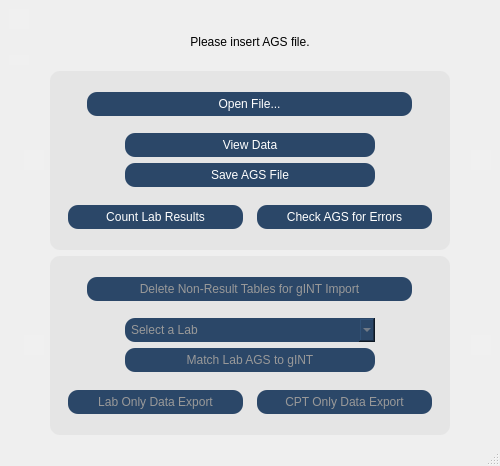
<?xml version="1.0" encoding="UTF-8"?>
<ui version="4.0">
 <class>MainWindow</class>
 <widget class="QMainWindow" name="MainWindow">
  <property name="geometry">
   <rect>
    <x>0</x>
    <y>0</y>
    <width>500</width>
    <height>466</height>
   </rect>
  </property>
  <property name="sizePolicy">
   <sizepolicy hsizetype="MinimumExpanding" vsizetype="MinimumExpanding">
    <horstretch>0</horstretch>
    <verstretch>0</verstretch>
   </sizepolicy>
  </property>
  <property name="minimumSize">
   <size>
    <width>500</width>
    <height>466</height>
   </size>
  </property>
  <property name="windowTitle">
   <string>AGS GUI v3.08</string>
  </property>
  <widget class="QWidget" name="centralwidget">
   <property name="minimumSize">
    <size>
     <width>500</width>
     <height>425</height>
    </size>
   </property>
   <layout class="QVBoxLayout" name="verticalLayout_4">
    <item>
     <layout class="QVBoxLayout" name="verticalLayout_3">
      <item>
       <layout class="QVBoxLayout" name="verticalLayout_5">
        <item>
         <widget class="QGraphicsView" name="top_spacer">
          <property name="maximumSize">
           <size>
            <width>20</width>
            <height>20</height>
           </size>
          </property>
          <property name="styleSheet">
           <string notr="true">QGraphicsView {
    background: #f0f0f0;
	border: 0;
}</string>
          </property>
         </widget>
        </item>
       </layout>
      </item>
      <item>
       <widget class="QLabel" name="label">
        <property name="font">
         <font>
          <family>Tahoma</family>
          <pointsize>9</pointsize>
         </font>
        </property>
        <property name="text">
         <string>Please insert AGS file.</string>
        </property>
        <property name="alignment">
         <set>Qt::AlignCenter</set>
        </property>
       </widget>
      </item>
      <item>
       <layout class="QVBoxLayout" name="verticalLayout_6">
        <item>
         <widget class="QGraphicsView" name="top_spacer_2">
          <property name="maximumSize">
           <size>
            <width>20</width>
            <height>10</height>
           </size>
          </property>
          <property name="styleSheet">
           <string notr="true">QGraphicsView {
    background: #f0f0f0;
	border: 0;
}</string>
          </property>
         </widget>
        </item>
       </layout>
      </item>
      <item>
       <layout class="QHBoxLayout" name="top_box">
        <item>
         <spacer name="horizontalSpacer_15">
          <property name="orientation">
           <enum>Qt::Horizontal</enum>
          </property>
          <property name="sizeHint" stdset="0">
           <size>
            <width>40</width>
            <height>20</height>
           </size>
          </property>
         </spacer>
        </item>
        <item>
         <layout class="QHBoxLayout" name="top_left_spacer_layout">
          <item>
           <widget class="QGraphicsView" name="top_left_spacer">
            <property name="maximumSize">
             <size>
              <width>20</width>
              <height>20</height>
             </size>
            </property>
            <property name="styleSheet">
             <string notr="true">QGraphicsView {
    background: #f0f0f0;
	border: 0;
}</string>
            </property>
           </widget>
          </item>
         </layout>
        </item>
        <item>
         <widget class="QFrame" name="top_frame">
          <property name="sizePolicy">
           <sizepolicy hsizetype="MinimumExpanding" vsizetype="MinimumExpanding">
            <horstretch>1</horstretch>
            <verstretch>1</verstretch>
           </sizepolicy>
          </property>
          <property name="minimumSize">
           <size>
            <width>400</width>
            <height>150</height>
           </size>
          </property>
          <property name="maximumSize">
           <size>
            <width>16777214</width>
            <height>16777215</height>
           </size>
          </property>
          <property name="styleSheet">
           <string notr="true">QFrame {
	background: #e5e5e5;
	border-radius: 10px;
}</string>
          </property>
          <property name="frameShape">
           <enum>QFrame::StyledPanel</enum>
          </property>
          <property name="frameShadow">
           <enum>QFrame::Raised</enum>
          </property>
          <layout class="QHBoxLayout" name="horizontalLayout_9">
           <item>
            <layout class="QVBoxLayout" name="verticalLayout">
             <item>
              <spacer name="verticalSpacer_15">
               <property name="orientation">
                <enum>Qt::Vertical</enum>
               </property>
               <property name="sizeHint" stdset="0">
                <size>
                 <width>20</width>
                 <height>40</height>
                </size>
               </property>
              </spacer>
             </item>
             <item>
              <layout class="QHBoxLayout" name="horizontalLayout_4">
               <item>
                <spacer name="horizontalSpacer_19">
                 <property name="orientation">
                  <enum>Qt::Horizontal</enum>
                 </property>
                 <property name="sizeHint" stdset="0">
                  <size>
                   <width>40</width>
                   <height>20</height>
                  </size>
                 </property>
                </spacer>
               </item>
               <item>
                <widget class="QPushButton" name="button_open">
                 <property name="sizePolicy">
                  <sizepolicy hsizetype="MinimumExpanding" vsizetype="Fixed">
                   <horstretch>0</horstretch>
                   <verstretch>0</verstretch>
                  </sizepolicy>
                 </property>
                 <property name="minimumSize">
                  <size>
                   <width>325</width>
                   <height>0</height>
                  </size>
                 </property>
                 <property name="maximumSize">
                  <size>
                   <width>16777215</width>
                   <height>16777215</height>
                  </size>
                 </property>
                 <property name="font">
                  <font>
                   <family>Tahoma</family>
                   <pointsize>9</pointsize>
                   <weight>50</weight>
                   <italic>false</italic>
                   <bold>false</bold>
                  </font>
                 </property>
                 <property name="styleSheet">
                  <string notr="true">QPushButton {
    border-radius: 10px;
	font: 9pt &quot;Tahoma&quot;;
    background: #2b4768;
    color: white;
	padding:5px;
}

QPushButton:selected { 
    color: black;
}

QPushButton:hover {
    background: #6bb7dd;
}

QPushButton:disabled { 
    color: #999999;
}</string>
                 </property>
                 <property name="text">
                  <string>Open File...</string>
                 </property>
                </widget>
               </item>
               <item>
                <spacer name="horizontalSpacer_20">
                 <property name="orientation">
                  <enum>Qt::Horizontal</enum>
                 </property>
                 <property name="sizeHint" stdset="0">
                  <size>
                   <width>40</width>
                   <height>20</height>
                  </size>
                 </property>
                </spacer>
               </item>
              </layout>
             </item>
             <item>
              <spacer name="verticalSpacer_4">
               <property name="orientation">
                <enum>Qt::Vertical</enum>
               </property>
               <property name="sizeHint" stdset="0">
                <size>
                 <width>20</width>
                 <height>40</height>
                </size>
               </property>
              </spacer>
             </item>
             <item>
              <layout class="QHBoxLayout" name="horizontalLayout_2">
               <item>
                <spacer name="horizontalSpacer">
                 <property name="orientation">
                  <enum>Qt::Horizontal</enum>
                 </property>
                 <property name="sizeHint" stdset="0">
                  <size>
                   <width>40</width>
                   <height>20</height>
                  </size>
                 </property>
                </spacer>
               </item>
               <item>
                <widget class="QPushButton" name="pandas_gui">
                 <property name="sizePolicy">
                  <sizepolicy hsizetype="MinimumExpanding" vsizetype="Fixed">
                   <horstretch>0</horstretch>
                   <verstretch>0</verstretch>
                  </sizepolicy>
                 </property>
                 <property name="minimumSize">
                  <size>
                   <width>250</width>
                   <height>24</height>
                  </size>
                 </property>
                 <property name="maximumSize">
                  <size>
                   <width>16777215</width>
                   <height>16777215</height>
                  </size>
                 </property>
                 <property name="font">
                  <font>
                   <family>Tahoma</family>
                   <pointsize>9</pointsize>
                   <weight>50</weight>
                   <italic>false</italic>
                   <bold>false</bold>
                  </font>
                 </property>
                 <property name="styleSheet">
                  <string notr="true">QPushButton {
    border-radius: 10px;
	font: 9pt &quot;Tahoma&quot;;
    background: #2b4768;
    color: white;
	padding:5px;
}

QPushButton:selected { /* italicize selected tabs */
    color: black;
}

QPushButton:hover { /* italicize selected tabs */
    background: #6bb7dd;
}

QPushButton:disabled { 
    color: #999999;
}</string>
                 </property>
                 <property name="text">
                  <string>View Data</string>
                 </property>
                </widget>
               </item>
               <item>
                <spacer name="horizontalSpacer_2">
                 <property name="orientation">
                  <enum>Qt::Horizontal</enum>
                 </property>
                 <property name="sizeHint" stdset="0">
                  <size>
                   <width>40</width>
                   <height>20</height>
                  </size>
                 </property>
                </spacer>
               </item>
              </layout>
             </item>
             <item>
              <layout class="QHBoxLayout" name="horizontalLayout_3">
               <item>
                <spacer name="horizontalSpacer_3">
                 <property name="orientation">
                  <enum>Qt::Horizontal</enum>
                 </property>
                 <property name="sizeHint" stdset="0">
                  <size>
                   <width>40</width>
                   <height>20</height>
                  </size>
                 </property>
                </spacer>
               </item>
               <item>
                <widget class="QPushButton" name="button_save_ags">
                 <property name="sizePolicy">
                  <sizepolicy hsizetype="MinimumExpanding" vsizetype="Fixed">
                   <horstretch>0</horstretch>
                   <verstretch>0</verstretch>
                  </sizepolicy>
                 </property>
                 <property name="minimumSize">
                  <size>
                   <width>250</width>
                   <height>0</height>
                  </size>
                 </property>
                 <property name="maximumSize">
                  <size>
                   <width>16777215</width>
                   <height>16777215</height>
                  </size>
                 </property>
                 <property name="font">
                  <font>
                   <family>Tahoma</family>
                   <pointsize>9</pointsize>
                   <weight>50</weight>
                   <italic>false</italic>
                   <bold>false</bold>
                  </font>
                 </property>
                 <property name="styleSheet">
                  <string notr="true">QPushButton {
    border-radius: 10px;
	font: 9pt &quot;Tahoma&quot;;
    background: #2b4768;
    color: white;
	padding:5px;
}

QPushButton:selected { 
    color: black;
}

QPushButton:hover { 
    background: #6bb7dd;
}

QPushButton:disabled { 
    color: #999999;
}</string>
                 </property>
                 <property name="text">
                  <string>Save AGS File</string>
                 </property>
                </widget>
               </item>
               <item>
                <spacer name="horizontalSpacer_4">
                 <property name="orientation">
                  <enum>Qt::Horizontal</enum>
                 </property>
                 <property name="sizeHint" stdset="0">
                  <size>
                   <width>40</width>
                   <height>20</height>
                  </size>
                 </property>
                </spacer>
               </item>
              </layout>
             </item>
             <item>
              <spacer name="verticalSpacer_6">
               <property name="orientation">
                <enum>Qt::Vertical</enum>
               </property>
               <property name="sizeHint" stdset="0">
                <size>
                 <width>20</width>
                 <height>40</height>
                </size>
               </property>
              </spacer>
             </item>
             <item>
              <layout class="QHBoxLayout" name="horizontalLayout_12">
               <item>
                <spacer name="horizontalSpacer_5">
                 <property name="orientation">
                  <enum>Qt::Horizontal</enum>
                 </property>
                 <property name="sizeHint" stdset="0">
                  <size>
                   <width>40</width>
                   <height>20</height>
                  </size>
                 </property>
                </spacer>
               </item>
               <item>
                <widget class="QPushButton" name="button_count_results">
                 <property name="sizePolicy">
                  <sizepolicy hsizetype="MinimumExpanding" vsizetype="Fixed">
                   <horstretch>0</horstretch>
                   <verstretch>0</verstretch>
                  </sizepolicy>
                 </property>
                 <property name="minimumSize">
                  <size>
                   <width>175</width>
                   <height>0</height>
                  </size>
                 </property>
                 <property name="maximumSize">
                  <size>
                   <width>16777215</width>
                   <height>16777215</height>
                  </size>
                 </property>
                 <property name="font">
                  <font>
                   <family>Tahoma</family>
                   <pointsize>9</pointsize>
                   <weight>50</weight>
                   <italic>false</italic>
                   <bold>false</bold>
                  </font>
                 </property>
                 <property name="styleSheet">
                  <string notr="true">QPushButton {
    border-radius: 10px;
	font: 9pt &quot;Tahoma&quot;;
    background: #2b4768;
    color: white;
	padding:5px;
}

QPushButton:selected { 
    color: black;
}

QPushButton:hover { 
    background: #6bb7dd;
}

QPushButton:disabled { 
    color: #999999;
}</string>
                 </property>
                 <property name="text">
                  <string>Count Lab Results</string>
                 </property>
                </widget>
               </item>
               <item>
                <spacer name="horizontalSpacer_6">
                 <property name="orientation">
                  <enum>Qt::Horizontal</enum>
                 </property>
                 <property name="sizeHint" stdset="0">
                  <size>
                   <width>40</width>
                   <height>20</height>
                  </size>
                 </property>
                </spacer>
               </item>
               <item>
                <widget class="QPushButton" name="button_ags_checker">
                 <property name="sizePolicy">
                  <sizepolicy hsizetype="MinimumExpanding" vsizetype="Fixed">
                   <horstretch>0</horstretch>
                   <verstretch>0</verstretch>
                  </sizepolicy>
                 </property>
                 <property name="minimumSize">
                  <size>
                   <width>175</width>
                   <height>0</height>
                  </size>
                 </property>
                 <property name="maximumSize">
                  <size>
                   <width>16777215</width>
                   <height>16777215</height>
                  </size>
                 </property>
                 <property name="font">
                  <font>
                   <family>Tahoma</family>
                   <pointsize>9</pointsize>
                   <weight>50</weight>
                   <italic>false</italic>
                   <bold>false</bold>
                  </font>
                 </property>
                 <property name="styleSheet">
                  <string notr="true">QPushButton {
    border-radius: 10px;
	font: 9pt &quot;Tahoma&quot;;
    background: #2b4768;
    color: white;
	padding:5px;
}

QPushButton:selected { 
    color: black;
}

QPushButton:hover { 
    background: #6bb7dd;
}

QPushButton:disabled { 
    color: #999999;
}</string>
                 </property>
                 <property name="text">
                  <string>Check AGS for Errors</string>
                 </property>
                </widget>
               </item>
               <item>
                <spacer name="horizontalSpacer_7">
                 <property name="orientation">
                  <enum>Qt::Horizontal</enum>
                 </property>
                 <property name="sizeHint" stdset="0">
                  <size>
                   <width>40</width>
                   <height>20</height>
                  </size>
                 </property>
                </spacer>
               </item>
              </layout>
             </item>
             <item>
              <spacer name="verticalSpacer_7">
               <property name="orientation">
                <enum>Qt::Vertical</enum>
               </property>
               <property name="sizeHint" stdset="0">
                <size>
                 <width>20</width>
                 <height>40</height>
                </size>
               </property>
              </spacer>
             </item>
            </layout>
           </item>
          </layout>
         </widget>
        </item>
        <item>
         <spacer name="horizontalSpacer_21">
          <property name="orientation">
           <enum>Qt::Horizontal</enum>
          </property>
          <property name="sizeHint" stdset="0">
           <size>
            <width>40</width>
            <height>20</height>
           </size>
          </property>
         </spacer>
        </item>
        <item>
         <layout class="QHBoxLayout" name="top_right_spacer_layout">
          <item>
           <widget class="QGraphicsView" name="top_right_spacer">
            <property name="maximumSize">
             <size>
              <width>20</width>
              <height>20</height>
             </size>
            </property>
            <property name="styleSheet">
             <string notr="true">QGraphicsView {
    background: #f0f0f0;
	border: 0;
}</string>
            </property>
           </widget>
          </item>
         </layout>
        </item>
       </layout>
      </item>
      <item>
       <layout class="QHBoxLayout" name="bot_box">
        <item>
         <spacer name="horizontalSpacer_8">
          <property name="orientation">
           <enum>Qt::Horizontal</enum>
          </property>
          <property name="sizeHint" stdset="0">
           <size>
            <width>40</width>
            <height>20</height>
           </size>
          </property>
         </spacer>
        </item>
        <item>
         <layout class="QHBoxLayout" name="bot_left_spacer_layout">
          <item>
           <widget class="QGraphicsView" name="bot_left_spacer">
            <property name="maximumSize">
             <size>
              <width>20</width>
              <height>20</height>
             </size>
            </property>
            <property name="styleSheet">
             <string notr="true">QGraphicsView {
    background: #f0f0f0;
	border: 0;
}</string>
            </property>
           </widget>
          </item>
         </layout>
        </item>
        <item>
         <widget class="QFrame" name="bot_frame">
          <property name="sizePolicy">
           <sizepolicy hsizetype="MinimumExpanding" vsizetype="MinimumExpanding">
            <horstretch>1</horstretch>
            <verstretch>1</verstretch>
           </sizepolicy>
          </property>
          <property name="minimumSize">
           <size>
            <width>400</width>
            <height>150</height>
           </size>
          </property>
          <property name="maximumSize">
           <size>
            <width>16777214</width>
            <height>16777215</height>
           </size>
          </property>
          <property name="styleSheet">
           <string notr="true">QFrame {
	background: #e5e5e5;
	border-radius: 10px;
}</string>
          </property>
          <property name="frameShape">
           <enum>QFrame::StyledPanel</enum>
          </property>
          <property name="frameShadow">
           <enum>QFrame::Raised</enum>
          </property>
          <layout class="QHBoxLayout" name="horizontalLayout_10">
           <item>
            <layout class="QVBoxLayout" name="verticalLayout_2">
             <item>
              <spacer name="verticalSpacer_8">
               <property name="orientation">
                <enum>Qt::Vertical</enum>
               </property>
               <property name="sizeHint" stdset="0">
                <size>
                 <width>20</width>
                 <height>40</height>
                </size>
               </property>
              </spacer>
             </item>
             <item>
              <layout class="QHBoxLayout" name="horizontalLayout_5">
               <item>
                <spacer name="horizontalSpacer_17">
                 <property name="orientation">
                  <enum>Qt::Horizontal</enum>
                 </property>
                 <property name="sizeHint" stdset="0">
                  <size>
                   <width>40</width>
                   <height>20</height>
                  </size>
                 </property>
                </spacer>
               </item>
               <item>
                <widget class="QPushButton" name="button_del_tbl">
                 <property name="enabled">
                  <bool>false</bool>
                 </property>
                 <property name="sizePolicy">
                  <sizepolicy hsizetype="MinimumExpanding" vsizetype="Fixed">
                   <horstretch>0</horstretch>
                   <verstretch>0</verstretch>
                  </sizepolicy>
                 </property>
                 <property name="minimumSize">
                  <size>
                   <width>325</width>
                   <height>0</height>
                  </size>
                 </property>
                 <property name="maximumSize">
                  <size>
                   <width>16777215</width>
                   <height>16777215</height>
                  </size>
                 </property>
                 <property name="font">
                  <font>
                   <family>Tahoma</family>
                   <pointsize>9</pointsize>
                   <weight>50</weight>
                   <italic>false</italic>
                   <bold>false</bold>
                  </font>
                 </property>
                 <property name="styleSheet">
                  <string notr="true">QPushButton {
    border-radius: 10px;
	font: 9pt &quot;Tahoma&quot;;
    background: #2b4768;
    color: white;
	padding:5px;
}

QPushButton:selected {
    color: black;
}

QPushButton:hover { 
    background: #6bb7dd;
}

QPushButton:disabled { 
    color: #999999;
}</string>
                 </property>
                 <property name="text">
                  <string>Delete Non-Result Tables for gINT Import</string>
                 </property>
                </widget>
               </item>
               <item>
                <spacer name="horizontalSpacer_18">
                 <property name="orientation">
                  <enum>Qt::Horizontal</enum>
                 </property>
                 <property name="sizeHint" stdset="0">
                  <size>
                   <width>40</width>
                   <height>20</height>
                  </size>
                 </property>
                </spacer>
               </item>
              </layout>
             </item>
             <item>
              <spacer name="verticalSpacer_5">
               <property name="orientation">
                <enum>Qt::Vertical</enum>
               </property>
               <property name="sizeHint" stdset="0">
                <size>
                 <width>20</width>
                 <height>40</height>
                </size>
               </property>
              </spacer>
             </item>
             <item>
              <layout class="QHBoxLayout" name="horizontalLayout_6">
               <item>
                <spacer name="horizontalSpacer_10">
                 <property name="orientation">
                  <enum>Qt::Horizontal</enum>
                 </property>
                 <property name="sizeHint" stdset="0">
                  <size>
                   <width>40</width>
                   <height>20</height>
                  </size>
                 </property>
                </spacer>
               </item>
               <item>
                <widget class="QComboBox" name="lab_select">
                 <property name="enabled">
                  <bool>false</bool>
                 </property>
                 <property name="sizePolicy">
                  <sizepolicy hsizetype="MinimumExpanding" vsizetype="Fixed">
                   <horstretch>0</horstretch>
                   <verstretch>0</verstretch>
                  </sizepolicy>
                 </property>
                 <property name="minimumSize">
                  <size>
                   <width>250</width>
                   <height>0</height>
                  </size>
                 </property>
                 <property name="maximumSize">
                  <size>
                   <width>16777215</width>
                   <height>16777215</height>
                  </size>
                 </property>
                 <property name="styleSheet">
                  <string notr="true">QComboBox {
	font: 9pt &quot;Tahoma&quot;;
    background: #2b4768;
    color: white;
    border-radius: 10px;
	padding: 4px;
	padding-left: 6px;
}

QComboBox:selected {
    color: black;
}

QComboBox:hover {
    background: #6bb7dd;
}

QComboBox::drop-down {
    subcontrol-origin: center;
}

QComboBox:disabled { 
    color: #999999;
}</string>
                 </property>
                 <item>
                  <property name="text">
                   <string>Select a Lab</string>
                  </property>
                 </item>
                </widget>
               </item>
               <item>
                <spacer name="horizontalSpacer_11">
                 <property name="orientation">
                  <enum>Qt::Horizontal</enum>
                 </property>
                 <property name="sizeHint" stdset="0">
                  <size>
                   <width>40</width>
                   <height>20</height>
                  </size>
                 </property>
                </spacer>
               </item>
              </layout>
             </item>
             <item>
              <layout class="QHBoxLayout" name="horizontalLayout_7">
               <item>
                <spacer name="horizontalSpacer_12">
                 <property name="orientation">
                  <enum>Qt::Horizontal</enum>
                 </property>
                 <property name="sizeHint" stdset="0">
                  <size>
                   <width>40</width>
                   <height>20</height>
                  </size>
                 </property>
                </spacer>
               </item>
               <item>
                <widget class="QPushButton" name="button_match_lab">
                 <property name="enabled">
                  <bool>false</bool>
                 </property>
                 <property name="sizePolicy">
                  <sizepolicy hsizetype="MinimumExpanding" vsizetype="Fixed">
                   <horstretch>0</horstretch>
                   <verstretch>0</verstretch>
                  </sizepolicy>
                 </property>
                 <property name="minimumSize">
                  <size>
                   <width>250</width>
                   <height>0</height>
                  </size>
                 </property>
                 <property name="maximumSize">
                  <size>
                   <width>16777215</width>
                   <height>16777215</height>
                  </size>
                 </property>
                 <property name="font">
                  <font>
                   <family>Tahoma</family>
                   <pointsize>9</pointsize>
                   <weight>50</weight>
                   <italic>false</italic>
                   <bold>false</bold>
                  </font>
                 </property>
                 <property name="styleSheet">
                  <string notr="true">QPushButton {
    border-radius: 10px;
	font: 9pt &quot;Tahoma&quot;;
    background: #2b4768;
    color: white;
	padding:5px;
}

QPushButton:selected { 
    color: black;
}

QPushButton:hover { 
    background: #6bb7dd;
}

QPushButton:disabled { 
    color: #999999;
}</string>
                 </property>
                 <property name="text">
                  <string>Match Lab AGS to gINT</string>
                 </property>
                </widget>
               </item>
               <item>
                <spacer name="horizontalSpacer_13">
                 <property name="orientation">
                  <enum>Qt::Horizontal</enum>
                 </property>
                 <property name="sizeHint" stdset="0">
                  <size>
                   <width>40</width>
                   <height>20</height>
                  </size>
                 </property>
                </spacer>
               </item>
              </layout>
             </item>
             <item>
              <spacer name="verticalSpacer_11">
               <property name="orientation">
                <enum>Qt::Vertical</enum>
               </property>
               <property name="sizeHint" stdset="0">
                <size>
                 <width>20</width>
                 <height>40</height>
                </size>
               </property>
              </spacer>
             </item>
             <item>
              <layout class="QHBoxLayout" name="horizontalLayout_8">
               <item>
                <spacer name="horizontalSpacer_14">
                 <property name="orientation">
                  <enum>Qt::Horizontal</enum>
                 </property>
                 <property name="sizeHint" stdset="0">
                  <size>
                   <width>40</width>
                   <height>20</height>
                  </size>
                 </property>
                </spacer>
               </item>
               <item>
                <widget class="QPushButton" name="button_lab_only">
                 <property name="enabled">
                  <bool>false</bool>
                 </property>
                 <property name="sizePolicy">
                  <sizepolicy hsizetype="MinimumExpanding" vsizetype="Fixed">
                   <horstretch>0</horstretch>
                   <verstretch>0</verstretch>
                  </sizepolicy>
                 </property>
                 <property name="minimumSize">
                  <size>
                   <width>175</width>
                   <height>0</height>
                  </size>
                 </property>
                 <property name="maximumSize">
                  <size>
                   <width>16777215</width>
                   <height>16777215</height>
                  </size>
                 </property>
                 <property name="font">
                  <font>
                   <family>Tahoma</family>
                   <pointsize>9</pointsize>
                   <weight>50</weight>
                   <italic>false</italic>
                   <bold>false</bold>
                  </font>
                 </property>
                 <property name="styleSheet">
                  <string notr="true">QPushButton {
    border-radius: 10px;
	font: 9pt &quot;Tahoma&quot;;
    background: #2b4768;
    color: white;
	padding:5px;
}

QPushButton:selected { 
    color: black;
}

QPushButton:hover {
    background: #6bb7dd;
}

QPushButton:disabled { 
    color: #999999;
}</string>
                 </property>
                 <property name="text">
                  <string>Lab Only Data Export</string>
                 </property>
                </widget>
               </item>
               <item>
                <spacer name="horizontalSpacer_23">
                 <property name="orientation">
                  <enum>Qt::Horizontal</enum>
                 </property>
                 <property name="sizeHint" stdset="0">
                  <size>
                   <width>40</width>
                   <height>20</height>
                  </size>
                 </property>
                </spacer>
               </item>
               <item>
                <widget class="QPushButton" name="button_cpt_only">
                 <property name="enabled">
                  <bool>false</bool>
                 </property>
                 <property name="sizePolicy">
                  <sizepolicy hsizetype="MinimumExpanding" vsizetype="Fixed">
                   <horstretch>0</horstretch>
                   <verstretch>0</verstretch>
                  </sizepolicy>
                 </property>
                 <property name="minimumSize">
                  <size>
                   <width>175</width>
                   <height>0</height>
                  </size>
                 </property>
                 <property name="maximumSize">
                  <size>
                   <width>16777215</width>
                   <height>16777215</height>
                  </size>
                 </property>
                 <property name="font">
                  <font>
                   <family>Tahoma</family>
                   <pointsize>9</pointsize>
                   <weight>50</weight>
                   <italic>false</italic>
                   <bold>false</bold>
                  </font>
                 </property>
                 <property name="styleSheet">
                  <string notr="true">QPushButton {
    border-radius: 10px;
	font: 9pt &quot;Tahoma&quot;;
    background: #2b4768;
    color: white;
	padding:5px;
}

QPushButton:selected {
    color: black;
}

QPushButton:hover { 
    background: #6bb7dd;
}

QPushButton:disabled { 
    color: #999999;
}</string>
                 </property>
                 <property name="text">
                  <string>CPT Only Data Export</string>
                 </property>
                </widget>
               </item>
               <item>
                <spacer name="horizontalSpacer_24">
                 <property name="orientation">
                  <enum>Qt::Horizontal</enum>
                 </property>
                 <property name="sizeHint" stdset="0">
                  <size>
                   <width>40</width>
                   <height>20</height>
                  </size>
                 </property>
                </spacer>
               </item>
              </layout>
             </item>
             <item>
              <spacer name="verticalSpacer_12">
               <property name="orientation">
                <enum>Qt::Vertical</enum>
               </property>
               <property name="sizeHint" stdset="0">
                <size>
                 <width>20</width>
                 <height>40</height>
                </size>
               </property>
              </spacer>
             </item>
            </layout>
           </item>
          </layout>
         </widget>
        </item>
        <item>
         <spacer name="horizontalSpacer_25">
          <property name="orientation">
           <enum>Qt::Horizontal</enum>
          </property>
          <property name="sizeHint" stdset="0">
           <size>
            <width>40</width>
            <height>20</height>
           </size>
          </property>
         </spacer>
        </item>
        <item>
         <layout class="QHBoxLayout" name="bot_right_spacer_layout_2">
          <item>
           <widget class="QGraphicsView" name="bot_right_spacer_2">
            <property name="maximumSize">
             <size>
              <width>20</width>
              <height>20</height>
             </size>
            </property>
            <property name="styleSheet">
             <string notr="true">QGraphicsView {
    background: #f0f0f0;
	border: 0;
}</string>
            </property>
           </widget>
          </item>
         </layout>
        </item>
       </layout>
      </item>
      <item>
       <spacer name="verticalSpacer_10">
        <property name="orientation">
         <enum>Qt::Vertical</enum>
        </property>
        <property name="sizeHint" stdset="0">
         <size>
          <width>20</width>
          <height>40</height>
         </size>
        </property>
       </spacer>
      </item>
      <item>
       <spacer name="verticalSpacer_3">
        <property name="orientation">
         <enum>Qt::Vertical</enum>
        </property>
        <property name="sizeHint" stdset="0">
         <size>
          <width>20</width>
          <height>40</height>
         </size>
        </property>
       </spacer>
      </item>
     </layout>
    </item>
   </layout>
  </widget>
  <widget class="QMenuBar" name="menubar">
   <property name="geometry">
    <rect>
     <x>0</x>
     <y>0</y>
     <width>500</width>
     <height>21</height>
    </rect>
   </property>
  </widget>
  <widget class="QStatusBar" name="statusbar"/>
 </widget>
 <resources/>
 <connections/>
</ui>
